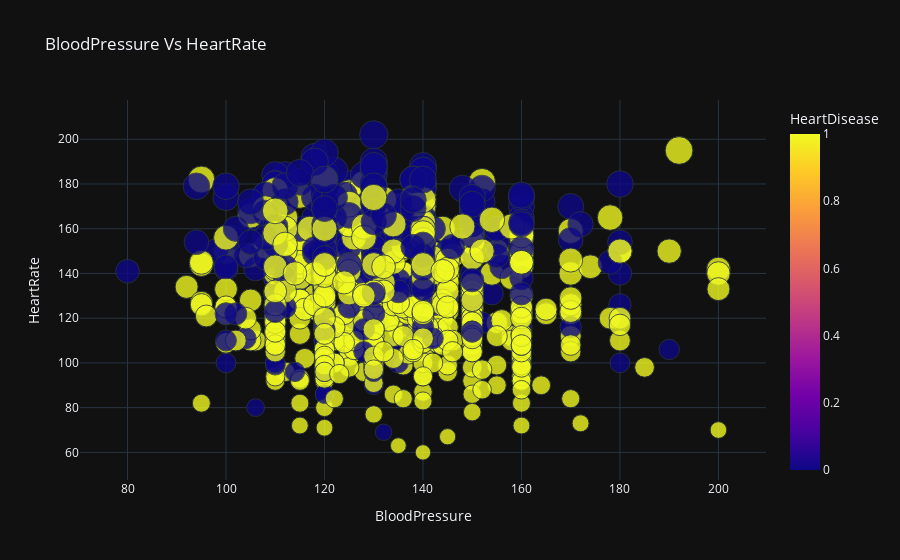

Notebook code for this chart:
### Markdown cell above
resting bp

### Code cell
px.scatter(df,x='RestingBP',y='MaxHR',color='HeartDisease',size='MaxHR',
           labels={'RestingBP':'BloodPressure','MaxHR':'HeartRate'},
           template='plotly_dark',opacity=0.8,color_discrete_sequence=px.colors.sequential.RdBu,title='BloodPressure Vs HeartRate')

### Figure 1 — Plotly figure (JSON) as saved in the notebook; plotly's stock layout.template omitted (floating-point values rounded to 4 significant figures; data arrays with more than 128 entries replaced by an {"elided": "..."} marker saying what was removed)
{"data": [{"hovertemplate": "BloodPressure=%{x}<br>HeartRate=%{marker.size}<br>HeartDisease=%{marker.color}<extra></extra>", "legendgroup": "", "marker": {"color": {"elided": "918 int values"}, "coloraxis": "coloraxis", "opacity": 0.8, "size": {"elided": "918 int values"}, "sizemode": "area", "sizeref": 0.505, "symbol": "circle"}, "mode": "markers", "name": "", "orientation": "v", "showlegend": false, "type": "scatter", "x": {"elided": "918 int values"}, "xaxis": "x", "y": {"elided": "918 int values"}, "yaxis": "y"}], "layout": {"coloraxis": {"colorbar": {"title": {"text": "HeartDisease"}}, "colorscale": [[0, "#0d0887"], [0.1111, "#46039f"], [0.2222, "#7201a8"], [0.3333, "#9c179e"], [0.4444, "#bd3786"], [0.5556, "#d8576b"], [0.6667, "#ed7953"], [0.7778, "#fb9f3a"], [0.8889, "#fdca26"], [1, "#f0f921"]]}, "legend": {"itemsizing": "constant", "tracegroupgap": 0}, "title": {"text": "BloodPressure Vs HeartRate"}, "xaxis": {"anchor": "y", "domain": [0, 1], "title": {"text": "BloodPressure"}}, "yaxis": {"anchor": "x", "domain": [0, 1], "title": {"text": "HeartRate"}}}}
